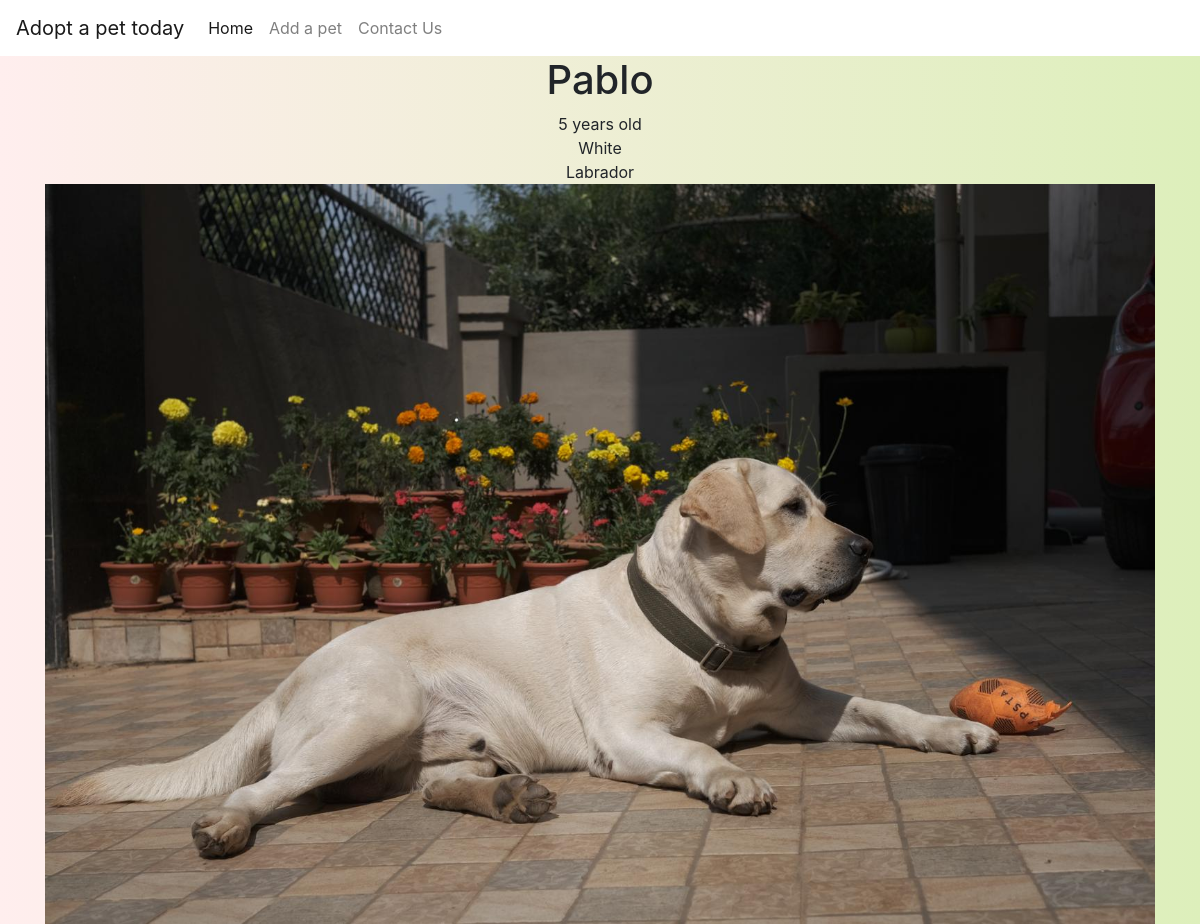
The page /details/1 on the database its author committed.
### pet/models.py (models this page shows)
class Pet(models.Model):
    name = models.CharField(max_length=200)
    breed = models.CharField(max_length=200, default="")
    age = models.IntegerField()
    description = models.CharField(max_length=400, default="")
    image = models.ImageField(upload_to='images/', blank = True, null = True)
    def __str__(self):
        return self.name  + " "

### pet/views.py (the view)
# urls.py: path('details/<petid>', views.details, name='details'),
def details(request, petid):
    pet = Pet.objects.get(pk=petid)
    return render(request, 'pet/details.html',{'pet': pet})

### pet/templates/pet/details.html
{% extends "pet/base.html" %} {% block content %}
<center>
    <h1>{{ pet }} </h1>
    {{pet.age}} years old<br/>
    {{pet.description}}<br/>
    {{pet.breed}}<br/>
    <img src="{{pet.image.url}}" width = 100%>
</center>
{% endblock %}

### pet/templates/pet/base.html (style rules this page uses)
body { background: linear-gradient(to right, #FFEEEE, #DDEFBB); }

### rows shown on the page
Pet: name "Pablo", age "5", description "White", breed "Labrador", image (picture)
